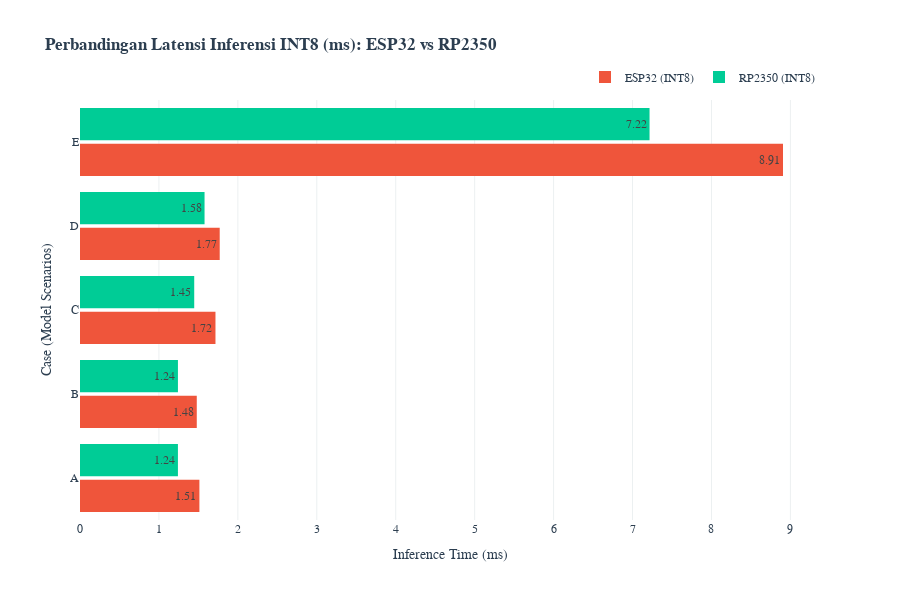

Notebook code cell kept with this figure:
### Code cell
import plotly.graph_objects as go

# Data Asli (dalam mikrosekon / us)
cases = ['A', 'B', 'C', 'D', 'E']
esp32_us = [1512.71, 1479.37, 1716.26, 1769.97, 8906.33]
rp2350_us = [1240.63, 1240.77, 1447.00, 1577.89, 7215.46]

# KONVERSI KE MILLISECOND (ms)
# Membagi nilai dengan 1000
esp32_ms = [x / 1000 for x in esp32_us]
rp2350_ms = [x / 1000 for x in rp2350_us]

# Membuat Figure
fig = go.Figure()

# Menambahkan Bar untuk ESP32 (Merah - Lambat)
fig.add_trace(go.Bar(
    y=cases,
    x=esp32_ms,
    name='ESP32 (INT8)',
    orientation='h',
    marker=dict(color='#EF553B', line=dict(width=0)),
    text=esp32_ms,
    textposition='auto',
    texttemplate='%{text:.2f}', # Menampilkan 2 angka di belakang koma
    hovertemplate='<b>Waktu:</b> %{x:.3f} ms<extra></extra>'
))

# Menambahkan Bar untuk RP2350 (Hijau - Cepat)
# Menghitung Speedup untuk tooltip
speedup = [(e - r) / e * 100 for e, r in zip(esp32_ms, rp2350_ms)]
custom_data = [f'{s:.1f}% Lebih Cepat' for s in speedup]

fig.add_trace(go.Bar(
    y=cases,
    x=rp2350_ms,
    name='RP2350 (INT8)',
    orientation='h',
    marker=dict(color='#00CC96', line=dict(width=0)),
    text=rp2350_ms,
    textposition='auto',
    texttemplate='%{text:.2f}', # Menampilkan 2 angka di belakang koma
    hovertext=custom_data,
    hovertemplate='<b>Waktu:</b> %{x:.3f} ms<br><b>Performa:</b> %{hovertext}<extra></extra>'
))

# Update Layout
fig.update_layout(
    title='<b>Perbandingan Latensi Inferensi INT8 (ms): ESP32 vs RP2350</b>',
    xaxis_title='Inference Time (ms)', # Label sumbu sudah diganti ke ms
    yaxis_title='Case (Model Scenarios)',
    barmode='group',
    bargap=0.15,
    bargroupgap=0.1,
    plot_bgcolor='white',
    width=900,
    height=600,
    legend=dict(
        orientation="h",
        yanchor="bottom",
        y=1.02,
        xanchor="right",
        x=1
    ),
    font=dict(family="Arial", size=12, color="#2c3e50")
)

# Grid Vertikal
fig.update_xaxes(showgrid=True, gridwidth=1, gridcolor='#ecf0f1')
fig.update_yaxes(showgrid=False)

fig.show()

### Figure 1 — Plotly figure (JSON) as saved in the notebook; plotly's stock layout.template omitted (floating-point values rounded to 4 significant figures)
{"data": [{"hovertemplate": "<b>Waktu:</b> %{x:.3f} ms<extra></extra>", "marker": {"color": "#EF553B", "line": {"width": 0}}, "name": "ESP32 (INT8)", "orientation": "h", "text": ["1.51271", "1.4793699999999999", "1.71626", "1.76997", "8.90633"], "textposition": "auto", "texttemplate": "%{text:.2f}", "type": "bar", "x": [1.513, 1.479, 1.716, 1.77, 8.906], "y": ["A", "B", "C", "D", "E"]}, {"hovertemplate": "<b>Waktu:</b> %{x:.3f} ms<br><b>Performa:</b> %{hovertext}<extra></extra>", "hovertext": ["18.0% Lebih Cepat", "16.1% Lebih Cepat", "15.7% Lebih Cepat", "10.9% Lebih Cepat", "19.0% Lebih Cepat"], "marker": {"color": "#00CC96", "line": {"width": 0}}, "name": "RP2350 (INT8)", "orientation": "h", "text": ["1.2406300000000001", "1.24077", "1.447", "1.57789", "7.21546"], "textposition": "auto", "texttemplate": "%{text:.2f}", "type": "bar", "x": [1.241, 1.241, 1.447, 1.578, 7.215], "y": ["A", "B", "C", "D", "E"]}], "layout": {"bargap": 0.15, "bargroupgap": 0.1, "barmode": "group", "font": {"color": "#2c3e50", "family": "Arial", "size": 12}, "height": 600, "legend": {"orientation": "h", "x": 1, "xanchor": "right", "y": 1.02, "yanchor": "bottom"}, "plot_bgcolor": "white", "title": {"text": "<b>Perbandingan Latensi Inferensi INT8 (ms): ESP32 vs RP2350</b>"}, "width": 900, "xaxis": {"gridcolor": "#ecf0f1", "gridwidth": 1, "showgrid": true, "title": {"text": "Inference Time (ms)"}}, "yaxis": {"showgrid": false, "title": {"text": "Case (Model Scenarios)"}}}}
